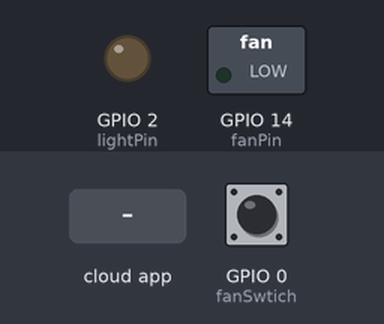
A sketch run on a simulated ESP8266 (NodeMCU). Parts: switched loads named in the sketch (green lamp = pin HIGH), output pins drawn as LEDs (lit = HIGH). The test bench sets the inputs (shaded band); at power-on: GPIO 0 (fanSwtich) HIGH. WiFi joins after 1.5 s; servers stay silent unless stated; what the sketch prints to the serial monitor is not drawn.

Above: at 2.7 s.
2.8 s: GPIO 0 (fanSwtich) pulled LOW for 3.2 s
At 7.1 s:
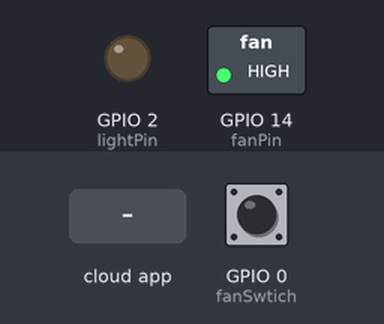
7.5 s: the phone or cloud app sets 62a8ab9efce0b9e02e6f7a28 to 1
At 8.0 s:
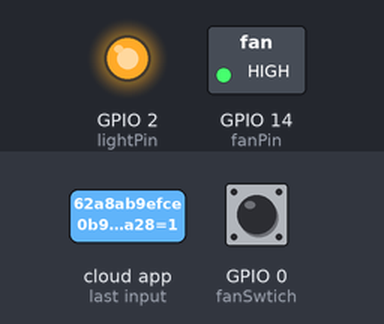
9.0 s: the phone or cloud app sets 62a8c0a4fb740f77fc0eab8f to 0
At 10.2 s:
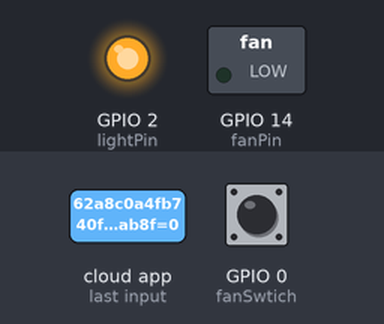
10.5 s: the phone or cloud app sets 62a8c0a4fb740f77fc0eab8f to 1
At 11.5 s:
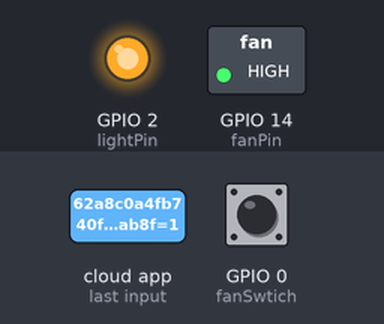
12.0 s: the phone or cloud app sets 62a8ab9efce0b9e02e6f7a28 to 0
At 12.7 s:
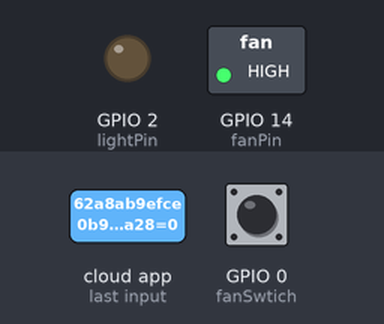
Timing chart, 0 to 14.5 s (numbered marks = the images above; inputs shaded):
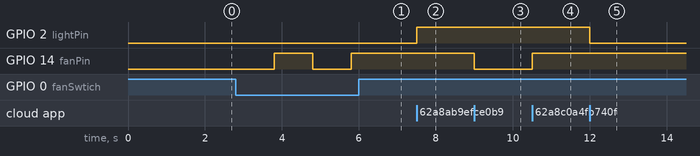

The sketch:

Test_ESP.ino
```cpp
/*
 * Simple example for how to use multiple SinricPro Switch device:
 * - setup 4 switch devices
 * - handle request using multiple callbacks
 *
 * If you encounter any issues:
 * - check the readme.md at https://github.com/sinricpro/esp8266-esp32-sdk/blob/master/README.md
 * - ensure all dependent libraries are installed
 *   - see https://github.com/sinricpro/esp8266-esp32-sdk/blob/master/README.md#arduinoide
 *   - see https://github.com/sinricpro/esp8266-esp32-sdk/blob/master/README.md#dependencies
 * - open serial monitor and check whats happening
 * - check full user documentation at https://sinricpro.github.io/esp8266-esp32-sdk
 * - visit https://github.com/sinricpro/esp8266-esp32-sdk/issues and check for existing issues or open a new one
 */

// Uncomment the following line to enable serial debug output
//#define ENABLE_DEBUG

#ifdef ENABLE_DEBUG
       #define DEBUG_ESP_PORT Serial
       #define NODEBUG_WEBSOCKETS
       #define NDEBUG
#endif

#include <Arduino.h>
#include <IRremote.h>
#ifdef ESP8266
       #include <ESP8266WiFi.h>
#endif
#ifdef ESP32
       #include <WiFi.h>
#endif

#include "SinricPro.h"
#include "SinricProSwitch.h"

#define WIFI_SSID         "Pedro_gato"
#define WIFI_PASS         "07091822"
#define APP_KEY           "5707b2a0-847c-4296-9525-77ee85ca7bd5"      // Should look like "de0bxxxx-1x3x-4x3x-ax2x-5dabxxxxxxxx"
#define APP_SECRET        "da2e7b8d-08a0-40cf-9595-5f7e7389134f-3912567a-fef9-490a-b78e-2ff854f1bf70"   // Should look like "5f36xxxx-x3x7-4x3x-xexe-e86724a9xxxx-4c4axxxx-3x3x-x5xe-x9x3-333d65xxxxxx"

#define SWITCH_ID_1       "62a8ab9efce0b9e02e6f7a28"    // Should look like "5dc1564130xxxxxxxxxxxxxx"
#define SWITCH_ID_2       "62a8c0a4fb740f77fc0eab8f"    // Should look like "5dc1564130xxxxxxxxxxxxxx"
#define SWITCH_ID_3       "YOUR-DEVICE-ID"    // Should look like "5dc1564130xxxxxxxxxxxxxx"
#define SWITCH_ID_4       "YOUR-DEVICE-ID"    // Should look like "5dc1564130xxxxxxxxxxxxxx"

#define BAUD_RATE         9600                // Change baudrate to your need

const int RECV_PIN = 12;

#define lightPin 2
#define fanPin 14
#define fanSwtich 0

unsigned long lastBtnPress = 0;

bool lightState = false;
bool fanState = false;

IRrecv irrecv(RECV_PIN);
decode_results results;

bool onPowerState1(const String &deviceId, bool &state) {
  Serial.printf("Device 1 turned %s\r\n", state?"on":"off");
  lightState=state;
  digitalWrite(lightPin,lightState?HIGH:LOW);
  return true; // request handled properly
}

bool onPowerState2(const String &deviceId, bool &state) {
  Serial.printf("Device 2 turned %s\r\n", state?"on":"off");
  fanState=state;
  digitalWrite(fanPin,fanState?HIGH:LOW);
  return true; // request handled properly
}

bool onPowerState3(const String &deviceId, bool &state) {
  Serial.printf("Device 3 turned %s\r\n", state?"on":"off");
  return true; // request handled properly
}

bool onPowerState4(const String &deviceId, bool &state) {
  Serial.printf("Device 4 turned %s\r\n", state?"on":"off");
  return true; // request handled properly
}


// setup function for WiFi connection
void setupWiFi() {
  Serial.printf("\r\n[Wifi]: Connecting");
  WiFi.begin(WIFI_SSID, WIFI_PASS);

  while (WiFi.status() != WL_CONNECTED) {
    Serial.printf(".");
    delay(250);
  }

  Serial.printf("connected!\r\n[WiFi]: IP-Address is %s\r\n", WiFi.localIP().toString().c_str());
}

void handleButtonPress() {
  unsigned long actualMillis = millis(); // get actual millis() and keep it in variable actualMillis
  if (digitalRead(fanSwtich) == LOW && actualMillis - lastBtnPress > 1000)  { // is button pressed (inverted logic! button pressed = LOW) and debounced?
    if (fanState) {     // flip fanState: if it was true, set it to false, vice versa
      fanState = false;
    } else {
      fanState = true;
    }
    digitalWrite(fanPin, fanState?LOW:HIGH); // if fanState indicates device turned on: turn on led (builtin led uses inverted logic: LOW = LED ON / HIGH = LED OFF)

    // get Switch device back
    SinricProSwitch& mySwitch = SinricPro[SWITCH_ID_1];
    // send powerstate event
    mySwitch.sendPowerStateEvent(fanState); // send the new powerState to SinricPro server
    Serial.printf("Device %s turned %s (manually via flashbutton)\r\n", mySwitch.getDeviceId().c_str(), fanState?"on":"off");

    lastBtnPress = actualMillis;  // update last button press variable
  }
}

// setup function for SinricPro
void setupSinricPro() {
  // add devices and callbacks to SinricPro
  SinricProSwitch& mySwitch1 = SinricPro[SWITCH_ID_1];
  mySwitch1.onPowerState(onPowerState1);

  SinricProSwitch& mySwitch2 = SinricPro[SWITCH_ID_2];
  mySwitch2.onPowerState(onPowerState2);

  SinricProSwitch& mySwitch3 = SinricPro[SWITCH_ID_3];
  mySwitch3.onPowerState(onPowerState3);

  SinricProSwitch& mySwitch4 = SinricPro[SWITCH_ID_4];
  mySwitch4.onPowerState(onPowerState4);

  // setup SinricPro
  SinricPro.onConnected([](){ Serial.printf("Connected to SinricPro\r\n"); });
  SinricPro.onDisconnected([](){ Serial.printf("Disconnected from SinricPro\r\n"); });
  SinricPro.begin(APP_KEY, APP_SECRET);
}

// main setup function
void setup() {
  pinMode(fanSwtich,INPUT_PULLUP);
    irrecv.enableIRIn();
  pinMode(lightPin,OUTPUT);
  pinMode(fanPin,OUTPUT);
  Serial.begin(BAUD_RATE); Serial.printf("\r\n\r\n");
  setupWiFi();
  setupSinricPro();
}

void loop() {

  if (irrecv.decode(&results)) {
    switch (results.value) {
      case 0xE0E0A857:
      delay(200);
          if (fanState == 0) {
          digitalWrite(fanPin, LOW);
          SinricProSwitch& mySwitch1 = SinricPro[SWITCH_ID_1];
          mySwitch1.sendPowerStateEvent(fanState);

          fanState = 1;
                       }
        else {
          digitalWrite(fanPin, HIGH);
          SinricProSwitch& mySwitch1 = SinricPro[SWITCH_ID_1];
          mySwitch1.sendPowerStateEvent(fanState);
          fanState = 0;
          }
        break;

      case 0xE0E06897:
      delay(400);
        if (lightState == 0) {
          digitalWrite(lightPin, LOW);
          SinricProSwitch& mySwitch2 = SinricPro[SWITCH_ID_2];
          mySwitch2.sendPowerStateEvent(lightState);
          lightState = 1;
             }
        else {
          digitalWrite(lightPin, HIGH);
          SinricProSwitch& mySwitch2 = SinricPro[SWITCH_ID_2];
          mySwitch2.sendPowerStateEvent(lightState);
          lightState = 0;
        }
        break;            }
    }
    irrecv.resume();
    handleButtonPress();
  SinricPro.handle();
}
```

Measured:
- after the input at 2.8 s, GPIO 14 (fanPin): LOW → HIGH after 1.0 s, → LOW 1.0 s later, → HIGH 1.0 s later
- after the input at 7.5 s, GPIO 2 (lightPin): LOW → HIGH at once
- after the input at 9.0 s, GPIO 14 (fanPin): HIGH → LOW at once
- after the input at 10.5 s, GPIO 14 (fanPin): LOW → HIGH at once
- after the input at 12.0 s, GPIO 2 (lightPin): HIGH → LOW at once
